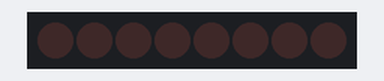
Bench run of a sketch on a simulated Arduino Uno, built with avr-gcc and run on an emulated ATmega328P. On the bench: 8 shift-register outputs drawn as a row of LEDs (first output left, lit = HIGH). Wiring (inferred from the names in the program): shift register (74HC595): data pin 13; shift clock pin 12; latch pin 15. Wiring (inferred from the signals the program sends): row of LEDs: on Q0, Q1, Q2, Q3, Q4, Q5, Q6, Q7.

Above: at 0.5 s.
At 1.5 s:
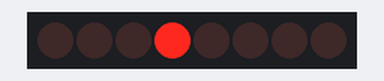
At 2.5 s:
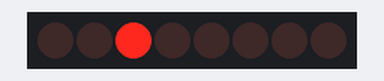
At 3.5 s:
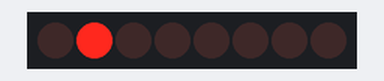
At 4.5 s:
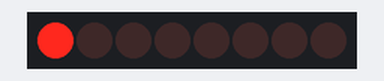
Timing chart, 0 to 5.2 s (numbered marks = the images above):
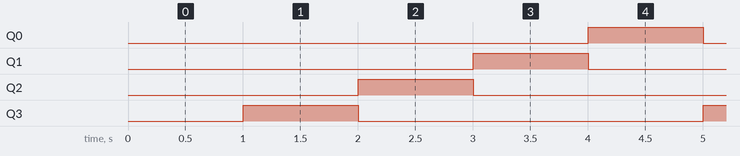

The sketch:

Amplifier_Milestone_2.ino
```cpp
#define dataPin 13
#define latchPin 15
#define clockPin 12

//looping variables
byte i;
byte j;

//storage variable
byte dataToSend;

//storage for led states, 4 bytes
byte ledData[] = {15, 15, 15, 15};

void setup() {
  //set pins as output
  pinMode(latchPin, OUTPUT);
  pinMode(clockPin, OUTPUT);
  pinMode(dataPin, OUTPUT);
}

void loop() {

  for (i=0;i<4;i++){

    //send data from ledData to each row, one at a time
    byte dataToSend = (1 << (i+4)) | (15 & ~ledData[i]);

    // setlatch pin low so the LEDs don't change while sending in bits
    digitalWrite(latchPin, LOW);
    // shift out the bits of dataToSend to the 74HC595
    shiftOut(dataPin, clockPin, LSBFIRST, dataToSend);
    //set latch pin high- this sends data to outputs so the LEDs will light up
    delay(1000);
    digitalWrite(latchPin, HIGH);

  }

}
```

Measured:
- by itself, Q0–3: alternates HIGH for 1.0 s and LOW for 3.0 s
- by itself, everything shown: repeats every 4.0 s, in 4 steps
